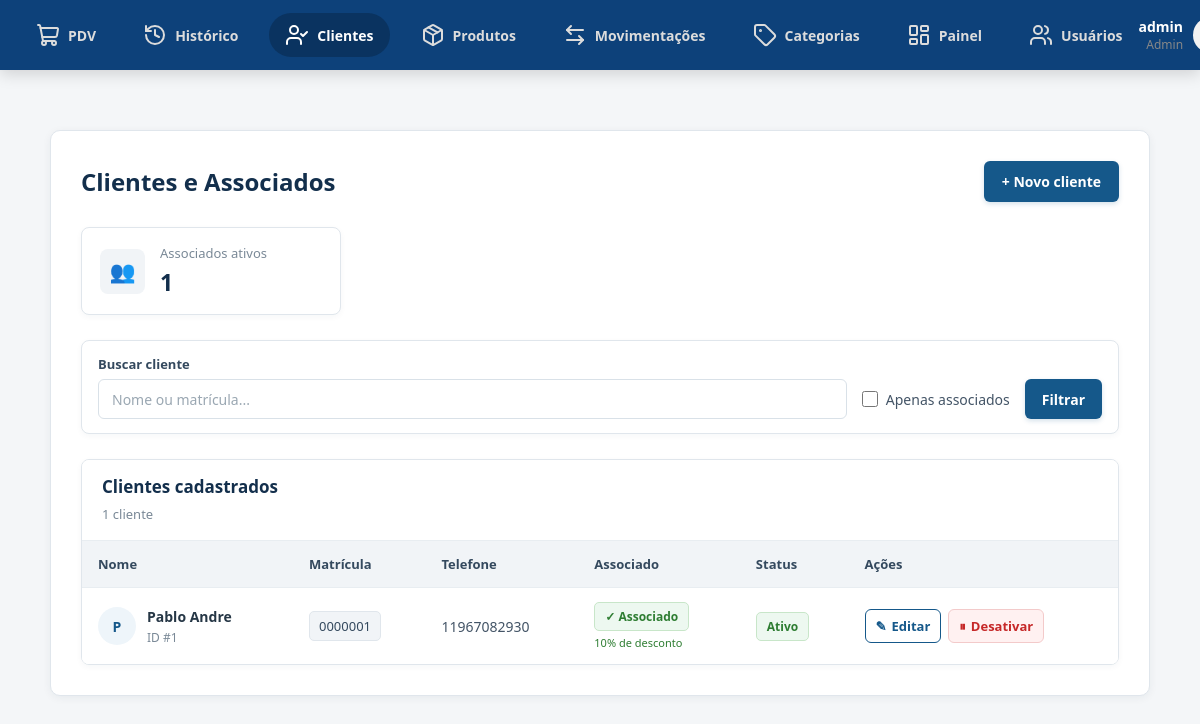
The page /clientes/ (signed in) on the database its author committed.
### app/models/cliente.py (models this page shows, shortened)
class Cliente(Base):
    __tablename__ = "clientes"
    id         = Column(Integer, primary_key=True, index=True)
    nome       = Column(String(150), nullable=False, index=True)
    matricula  = Column(String(50), nullable=True, unique=True)
    telefone   = Column(String(20), nullable=True)
    is_associado = Column(Boolean, default=False, nullable=False)
    ativo      = Column(Boolean, default=True)
    criado_em  = Column(DateTime, server_default=func.now())
    vendas = relationship("Venda", back_populates="cliente")

### app/controllers/cliente_controller.py (the view)
@router.get("/", response_class=HTMLResponse)
def listar_clientes(
    request: Request,
    busca: str = "",
    apenas_associados: bool = False,
    db: Session = Depends(get_db),
    admin=Depends(get_admin)
):
    query = db.query(Cliente)
    if busca.strip():
        termo = busca.strip()
        query = query.filter(
            Cliente.nome.ilike(f"%{termo}%") |
            Cliente.matricula.ilike(f"%{termo}%")
        )
    if apenas_associados:
        query = query.filter(
            Cliente.is_associado == True
        )
    clientes = query.order_by(
        Cliente.nome
    ).all()
    total_associados = db.query(Cliente).filter(
        Cliente.is_associado == True,
        Cliente.ativo == True
    ).count()
    return templates.TemplateResponse(
        request,
        "clientes/index.html",
        {
            "request": request,
            "usuario": admin,
            "clientes": clientes,
            "busca": busca,
            "apenas_associados": apenas_associados,
            "total_associados": total_associados,
        }
    )

### app/templates/clientes/index.html (shortened to what this page needs)
{% extends "base.html" %}
{% block extra_css %}
<link rel="stylesheet" href="/static/clientes-css/index.css">
{% endblock %}
{% block content %}
<main class="container">
<section class="titulo-pagina">
    <div>
        <h1>
            Clientes e Associados
        </h1>
    </div>
    <a
        href="/clientes/novo"
        class="btn-novo"
    >
        + Novo cliente
    </a>
</section>
<section class="resumo">
    <div class="resumo-card">
        <div class="resumo-icone">
            👥
        </div>
        <div>
            <span>
                Associados ativos
            </span>
            <strong>
                {{ total_associados }}
            </strong>
        </div>
    </div>
</section>
<section class="filtros">
    <form
        method="get"
        action="/clientes/"
        class="filtro-form"
    >
        <div class="campo-busca">
            <label for="busca">
                Buscar cliente
            </label>
            <input
                type="text"
                id="busca"
                name="busca"
                placeholder="Nome ou matrícula..."
                value="{{ busca }}"
            >
        </div>
        <label class="checkbox-associado">
            <input
                type="checkbox"
                name="apenas_associados"
                value="true"
            >
            <span>
                Apenas associados
            </span>
        </label>
        <button
            type="submit"
            class="btn-filtrar"
        >
             Filtrar
        </button>
    </form>
</section>
<section class="tabela-card">
    <div class="tabela-topo">
        <div>
            <h2>
                Clientes cadastrados
            </h2>
            <span>
                {{ clientes|length }}
                cliente{% if clientes|length != 1 %}s{% endif %}
            </span>
        </div>
    </div>
    <div class="tabela-wrapper">
        <table>
            <thead>
                <tr>
                    <th>
                        Nome
                    </th>
                    <th>
                        Matrícula
                    </th>
                    <th>
                        Telefone
                    </th>
                    <th>
                        Associado
                    </th>
                    <th>
                        Status
                    </th>
                    <th>
                        Ações
                    </th>
                </tr>
            </thead>
            <tbody>
                {% for c in clientes %}
                <tr>
                    <td>
                        <div class="cliente-nome">
                            <div class="avatar">
                                {{ c.nome[0]|upper }}
                            </div>
                            <div>
                                <strong>
                                    {{ c.nome }}
                                </strong>
                                <small>
                                    ID #{{ c.id }}
                                </small>
                            </div>
                        </div>
                    </td>
                    <td>
                        {% if c.matricula %}
                            <span class="matricula">
                                {{ c.matricula }}
                            </span>
                        {% else %}
                            <span class="sem-dado">
                                —
                            </span>
                        {% endif %}
                    </td>
                    <td>
                        {% if c.telefone %}
                            {{ c.telefone }}
                        {% else %}
                            <span class="sem-dado">
                                —
                            </span>
                        {% endif %}
                    </td>
                    <td>
                        {% if c.is_associado %}
                            <span class="badge associado">
                                ✓ Associado
                            </span>
                            <small class="desconto">
                                10% de desconto
                            </small>
                        {% else %}
                            <span class="badge comum">
                                Cliente
                            </span>
                        {% endif %}
                    </td>
                    <td>
                        {% if c.ativo %}
                            <span class="badge ativo">
                                Ativo
                            </span>
                        {% else %}
                            <span class="badge inativo">
                                Inativo
                            </span>
                        {% endif %}
                    </td>
                    <td>
                        <div class="acoes">
                            <a
                                href="/clientes/{{ c.id }}/editar"
                                class="btn-editar"
                            >
                                ✎
                                <span>
                                    Editar
                                </span>
                            </a>
                            <form
                                action="/clientes/{{ c.id }}/toggle-ativo"
                                method="post"
                            >
                                <button
                                    type="submit"
                                    class="{% if c.ativo %}btn-desativar{% else %}btn-ativar{% endif %}"
                                >
                                    {% if c.ativo %}
                                        ⏸
                                        <span>
                                            Desativar
                                        </span>
                                    {% else %}
                                        ✓
                                        <span>
                                            Ativar
                                        </span>
                                    {% endif %}
                                </button>
                            </form>
                        </div>
                    </td>
                </tr>
                {% endfor %}
            </tbody>
        </table>
    </div>
</section>
</main>
{% endblock %}

### app/static/style.css (style rules this page uses)
* { margin: 0; padding: 0; box-sizing: border-box; font-family: 'Segoe UI', Tahoma, Geneva, Verdana, sans-serif; }
body, html { width: 100%; height: 100%; background-color: #e5e5e5; }

### rows shown on the page
Cliente: nome "P", nome "Pablo Andre", id "1", matricula "0000001", telefone "11967082930", is_associado "✓ Associado", ativo "Ativo"

### other values the page prints
{{ usuario.nome if usuario else 'Administrador' }} "admin"
{{ usuario.role|capitalize if usuario else 'Admin' }} "Admin"
{{ total_associados }} "1"
{{ clientes|length }} "1"
